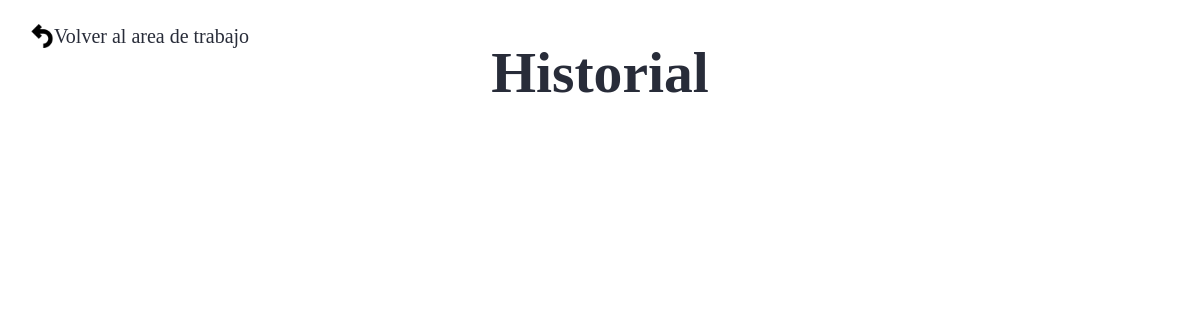
The app's page /main/record/ (signed in), older data.
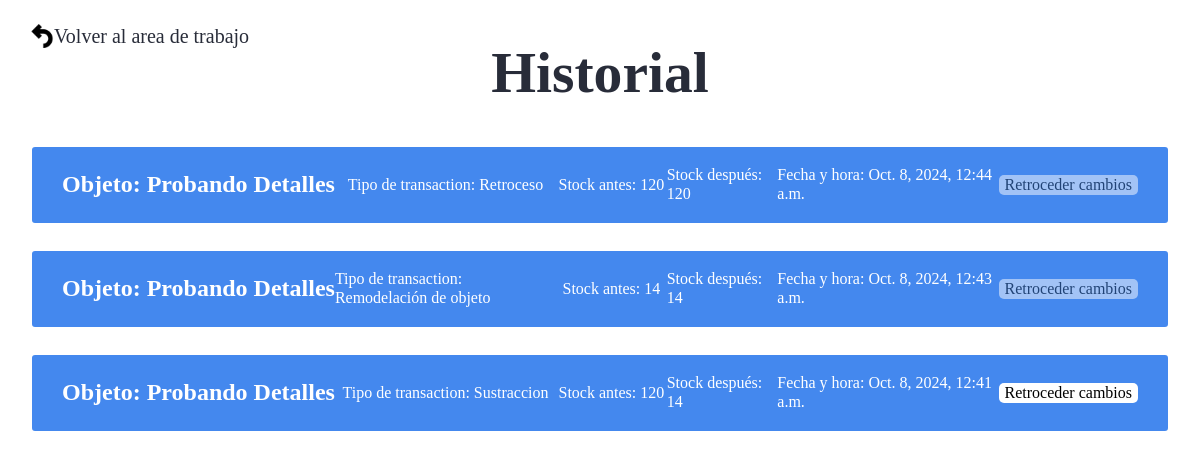
The same page, newer data.
### Objects/models.py (models this page shows, shortened)
class Transactions(models.Model):
    transaction_id = models.IntegerField(primary_key=True,editable=False,unique=True)
    object_id = models.ForeignKey(Objects,on_delete=models.PROTECT,editable=False)
    user_id = models.ForeignKey(User, on_delete=models.CASCADE)
    type_transaction = models.ForeignKey(Type_Transaction,on_delete=models.CASCADE)
    date = models.DateTimeField(default=datetime.today())
    stock_before = models.IntegerField(null=False,blank=False)
    stock_after = models.IntegerField(null=False,blank=False)

class Objects(models.Model):
    object_id = models.IntegerField(primary_key=True,editable=False,unique=True)
    user_id = models.ForeignKey(User, on_delete=models.CASCADE)
    name = models.CharField(max_length=50)
    show_object = models.BooleanField(default=True)
    stock = models.IntegerField(null=False,blank=False)
    last_change = models.DateTimeField(max_length=50,auto_now_add=True)
    description = models.TextField(max_length=500)
    image = models.ImageField(blank=True,upload_to='object_images/',default='object_images/image.png')

### Objects/views.py (the view, shortened to what this page needs)
# urls.py: path('record/',views.record,name='record')
def record(request):
    if request.method =='GET':
        if str(request.user) != 'AnonymousUser':
            transactions = Transactions.objects.filter(user_id = request.user)
            return render(request,'record.html',{
                'record' : transactions[::-1],
            })
        else:
            return render(request,'error_403.html')

### Users/templates/record.html (shortened to what this page needs)
{%load static%}
<!DOCTYPE html>
<html lang="en">
<head>
    <link rel="stylesheet" href="{%static '/styles/normalize.css'%}">
    <link rel="stylesheet" href="{%static '/styles/recordStyles.css'%}">
</head>
<body>
    <header>
        <div class="space-work">
            <a href="{% url 'main' %}" class="space-work__link">
                <img src="{%static '/images/come-back.webp'%}" alt="space-work link image">
                Volver al area de trabajo
            </a>
        </div>
    </header>
    <main>
        <h1>Historial</h1>
        {% for instance in record %}
        <div class="transaction">
            <h2 class="object-name">Objeto: {{instance.object_id.name}}</h2>
            {% if instance.type_transaction_id == 6 %}
            <p class="transaction-type">Tipo de transaction: Eliminacion de objeto</p>
            {% elif instance.type_transaction_id == 1 %}
            <p class="transaction-type">Tipo de transaction: Adición</p>
            {% elif instance.type_transaction_id == 2 %}
            <p class="transaction-type">Tipo de transaction: Sustraccion</p>
            {% elif instance.type_transaction_id == 3 %}
            <p class="transaction-type">Tipo de transaction: Creación</p>
            {% elif instance.type_transaction_id == 4 %}
            <p class="transaction-type">Tipo de transaction: Remodelación de objeto</p>
            {% elif instance.type_transaction_id == 5 %}
            <p class="transaction-type">Tipo de transaction: Retroceso</p>
            {% endif %}
            <p class="stock-before">Stock antes: {{instance.stock_before}}</p>
            <p class="stock-after">Stock después: {{instance.stock_after}}</p>
            <p class="time">Fecha y hora: {{instance.date}}</p>
            <form class="go-back" method="POST">
                {% if instance.type_transaction_id == 4 and instance.stock_before == instance.stock_after %}
                <input class="go-back__button" type="submit" value="Retroceder cambios" disabled>
                {% elif instance.type_transaction_id == 5 or instance.type_transaction_id == 3%}
                <input class="go-back__button" type="submit" value="Retroceder cambios" disabled>
                {% else %}
                <input class="go-back__button" type="submit" value="Retroceder cambios">
                {% endif %}
            </form>
        </div>
        {% endfor %}
    </main>
</body>
</html>

Row changes from the older to the newer data that the page shows:
added Transactions: object_id.name "Probando Detalles", shows "Tipo de transaction: Retroceso", stock_before "120", stock_after "120", date "Oct. 8, 2024, 12:44 a.m."
added Transactions: object_id.name "Probando Detalles", shows "Tipo de transaction: Remodelación de objeto", stock_before "14", stock_after "14", date "Oct. 8, 2024, 12:43 a.m."
added Transactions: object_id.name "Probando Detalles", shows "Tipo de transaction: Sustraccion", stock_before "120", stock_after "14", date "Oct. 8, 2024, 12:41 a.m."
